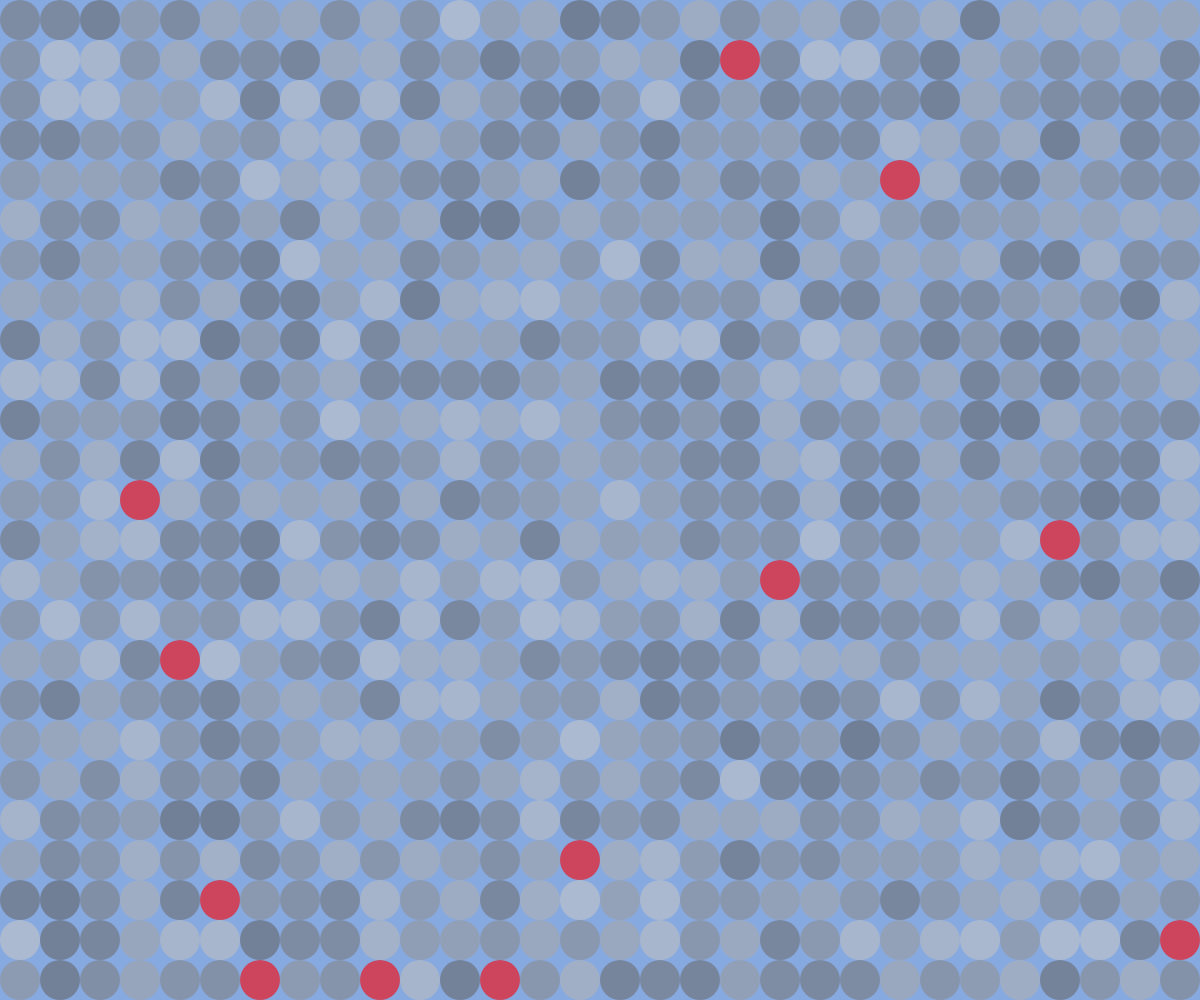
Frame 1 (no input)
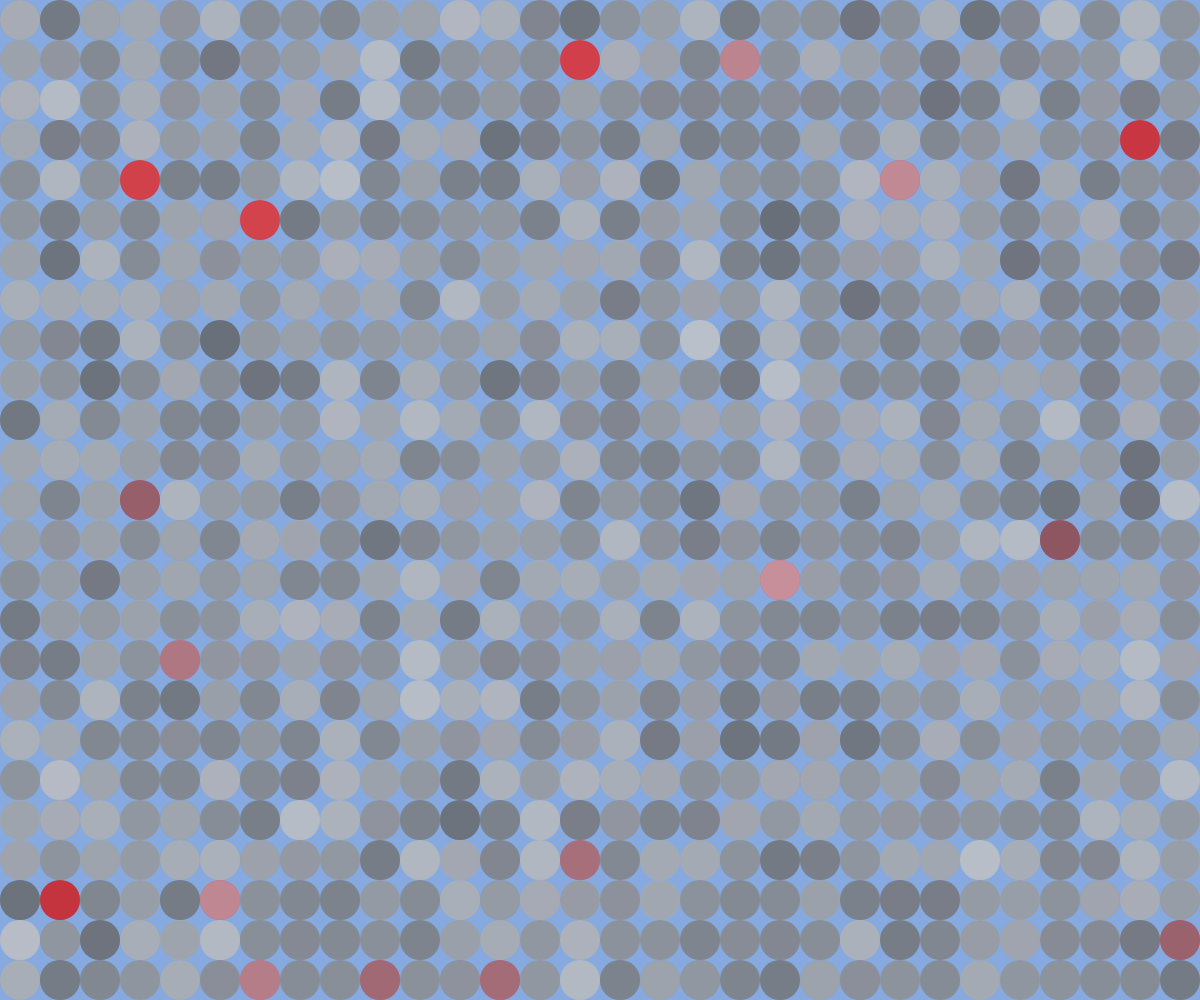
Frame 2 (the mouse pressed at the canvas centre, redrawn once)

The p5.js sketch that drew these frames (run headless with seeded random() and noise() and a simulated clock; the mouse was pressed at the canvas centre and the sketch redrawn once):

// p5.js sketch
// ── sketch.js
function setup() {
    createCanvas(windowWidth, windowHeight);
    background('#86a9e0');
    smooth();
    noStroke();
    noLoop();
}

function draw(){
    var x = 0;
    while (x < width) {
      var y = 0;
      while (y < height) {
          if (random(100) < 1 ) {
              fill(255, 0, 0, 150);
            } else {
              // but usually pick a random gray color
              fill(random(100, 200),150);
            }
        ellipse(x+20, y+20, 40, 40);
        y = y + 40;
      }
      x = x + 40;
    }
}
